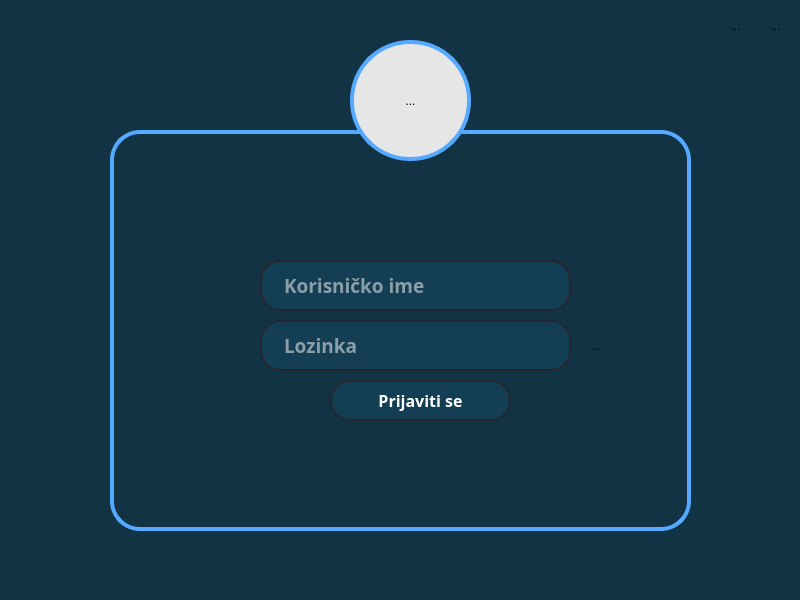
<?xml version="1.0" encoding="UTF-8"?>
<ui version="4.0">
 <class>Dialog</class>
 <widget class="QDialog" name="Dialog">
  <property name="geometry">
   <rect>
    <x>0</x>
    <y>0</y>
    <width>800</width>
    <height>600</height>
   </rect>
  </property>
  <property name="focusPolicy">
   <enum>Qt::NoFocus</enum>
  </property>
  <property name="windowTitle">
   <string>Dialog</string>
  </property>
  <property name="styleSheet">
   <string notr="true">*{background-color:#113344}</string>
  </property>
  <widget class="QFrame" name="frame">
   <property name="geometry">
    <rect>
     <x>110</x>
     <y>130</y>
     <width>581</width>
     <height>401</height>
    </rect>
   </property>
   <property name="styleSheet">
    <string notr="true">QFrame{
border:4px solid rgb(85, 170, 255);
border-radius:30px;
}</string>
   </property>
   <property name="frameShape">
    <enum>QFrame::StyledPanel</enum>
   </property>
   <property name="frameShadow">
    <enum>QFrame::Raised</enum>
   </property>
   <widget class="QPushButton" name="submit">
    <property name="geometry">
     <rect>
      <x>220</x>
      <y>250</y>
      <width>181</width>
      <height>41</height>
     </rect>
    </property>
    <property name="font">
     <font>
      <family>Source Code Pro Semibold</family>
      <pointsize>12</pointsize>
      <weight>75</weight>
      <bold>true</bold>
     </font>
    </property>
    <property name="cursor">
     <cursorShape>PointingHandCursor</cursorShape>
    </property>
    <property name="styleSheet">
     <string notr="true">QPushButton{
border: 2px solid rgb(37, 39,48);
border-radius:20px;
color:#FFF;
padding-left:20px;
padding-right:20px;
background-color: rgb(20, 62, 83);
}
QPushButton:hover{
border: 2px solid rgb(30, 94, 126);
}
QPushButton:focus{
border: 2px solid rgb(85, 170, 255);
background-color: rgb(24, 77, 104);
}</string>
    </property>
    <property name="text">
     <string>Prijaviti se</string>
    </property>
   </widget>
   <widget class="QToolButton" name="pas_V">
    <property name="geometry">
     <rect>
      <x>470</x>
      <y>200</y>
      <width>31</width>
      <height>31</height>
     </rect>
    </property>
    <property name="cursor">
     <cursorShape>PointingHandCursor</cursorShape>
    </property>
    <property name="contextMenuPolicy">
     <enum>Qt::PreventContextMenu</enum>
    </property>
    <property name="autoFillBackground">
     <bool>false</bool>
    </property>
    <property name="styleSheet">
     <string notr="true">QToolButton{
	border:0px solid;
}</string>
    </property>
    <property name="text">
     <string>...</string>
    </property>
    <property name="icon">
     <iconset resource="resursi.qrc">
      <normaloff>:/hide (1).png</normaloff>:/hide (1).png</iconset>
    </property>
    <property name="iconSize">
     <size>
      <width>64</width>
      <height>64</height>
     </size>
    </property>
   </widget>
   <widget class="QLineEdit" name="K_ime">
    <property name="geometry">
     <rect>
      <x>150</x>
      <y>130</y>
      <width>311</width>
      <height>51</height>
     </rect>
    </property>
    <property name="font">
     <font>
      <family>Source Code Pro Light</family>
      <pointsize>14</pointsize>
      <weight>75</weight>
      <bold>true</bold>
     </font>
    </property>
    <property name="styleSheet">
     <string notr="true">QLineEdit{
border: 2px solid rgb(37, 39,48);
border-radius:20px;
color:#FFF;
padding-left:20px;
padding-right:20px;
background-color: rgb(20, 62, 83);
}
QLineEdit:hover{
border: 2px solid rgb(30, 94, 126);
}
QLineEdit:focus{
border: 2px solid rgb(85, 170, 255);
background-color: rgb(24, 77, 104);
}</string>
    </property>
    <property name="text">
     <string/>
    </property>
    <property name="placeholderText">
     <string>Korisničko ime</string>
    </property>
   </widget>
   <widget class="QLineEdit" name="Lozinka">
    <property name="geometry">
     <rect>
      <x>150</x>
      <y>190</y>
      <width>311</width>
      <height>51</height>
     </rect>
    </property>
    <property name="font">
     <font>
      <family>Source Code Pro Light</family>
      <pointsize>14</pointsize>
      <weight>75</weight>
      <bold>true</bold>
     </font>
    </property>
    <property name="cursor">
     <cursorShape>IBeamCursor</cursorShape>
    </property>
    <property name="styleSheet">
     <string notr="true">QLineEdit{
border: 2px solid rgb(37, 39,48);
border-radius:20px;
color:#FFF;
padding-left:20px;
padding-right:20px;
background-color: rgb(20, 62, 83);
}
QLineEdit:hover{
border: 2px solid rgb(30, 94, 126);
}
QLineEdit:focus{
border: 2px solid rgb(85, 170, 255);
background-color: rgb(24, 77, 104);
}</string>
    </property>
    <property name="echoMode">
     <enum>QLineEdit::Password</enum>
    </property>
    <property name="placeholderText">
     <string>Lozinka</string>
    </property>
   </widget>
   <widget class="QLabel" name="label">
    <property name="geometry">
     <rect>
      <x>240</x>
      <y>300</y>
      <width>161</width>
      <height>31</height>
     </rect>
    </property>
    <property name="font">
     <font>
      <family>Segoe UI Symbol</family>
      <pointsize>12</pointsize>
     </font>
    </property>
    <property name="styleSheet">
     <string notr="true">QLabel{color : red;
border:0;
}</string>
    </property>
    <property name="frameShadow">
     <enum>QFrame::Plain</enum>
    </property>
    <property name="text">
     <string/>
    </property>
    <property name="textFormat">
     <enum>Qt::AutoText</enum>
    </property>
   </widget>
  </widget>
  <widget class="QToolButton" name="toolButton">
   <property name="enabled">
    <bool>true</bool>
   </property>
   <property name="geometry">
    <rect>
     <x>350</x>
     <y>40</y>
     <width>121</width>
     <height>121</height>
    </rect>
   </property>
   <property name="autoFillBackground">
    <bool>false</bool>
   </property>
   <property name="styleSheet">
    <string notr="true">QToolButton{
background:#E6E6E6;
border-radius:60px;
border: 4px solid rgb(85, 170, 255);
}</string>
   </property>
   <property name="text">
    <string>...</string>
   </property>
   <property name="icon">
    <iconset resource="resursi.qrc">
     <normaloff>:/user.png</normaloff>:/user.png</iconset>
   </property>
   <property name="iconSize">
    <size>
     <width>64</width>
     <height>64</height>
    </size>
   </property>
  </widget>
  <widget class="QToolButton" name="exit">
   <property name="geometry">
    <rect>
     <x>760</x>
     <y>10</y>
     <width>31</width>
     <height>31</height>
    </rect>
   </property>
   <property name="cursor">
    <cursorShape>PointingHandCursor</cursorShape>
   </property>
   <property name="contextMenuPolicy">
    <enum>Qt::PreventContextMenu</enum>
   </property>
   <property name="autoFillBackground">
    <bool>false</bool>
   </property>
   <property name="styleSheet">
    <string notr="true">QToolButton{
	border:0px solid;
}</string>
   </property>
   <property name="text">
    <string>...</string>
   </property>
   <property name="icon">
    <iconset resource="resursi.qrc">
     <normaloff>:/circle-16.png</normaloff>:/circle-16.png</iconset>
   </property>
   <property name="iconSize">
    <size>
     <width>64</width>
     <height>64</height>
    </size>
   </property>
  </widget>
  <widget class="QToolButton" name="minimiziraj">
   <property name="geometry">
    <rect>
     <x>720</x>
     <y>10</y>
     <width>31</width>
     <height>31</height>
    </rect>
   </property>
   <property name="cursor">
    <cursorShape>PointingHandCursor</cursorShape>
   </property>
   <property name="contextMenuPolicy">
    <enum>Qt::PreventContextMenu</enum>
   </property>
   <property name="autoFillBackground">
    <bool>false</bool>
   </property>
   <property name="styleSheet">
    <string notr="true">QToolButton{
	border:0px solid;
}</string>
   </property>
   <property name="text">
    <string>...</string>
   </property>
   <property name="icon">
    <iconset resource="resursi.qrc">
     <normaloff>:/circleGreen-16.png</normaloff>:/circleGreen-16.png</iconset>
   </property>
   <property name="iconSize">
    <size>
     <width>64</width>
     <height>64</height>
    </size>
   </property>
  </widget>
 </widget>
 <resources>
  <include location="resursi.qrc"/>
 </resources>
 <connections/>
</ui>
